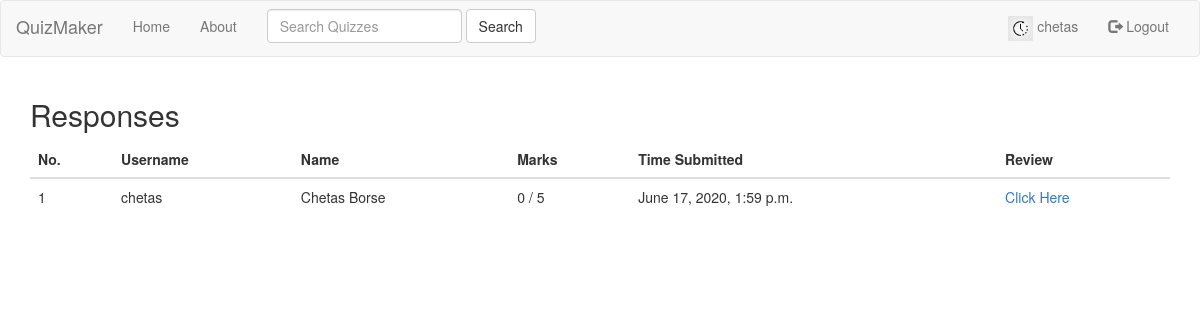
Page /response/8/ (signed in) on the committed database.
### users/models.py (models this page shows, shortened)
class Profile(models.Model):
    user = models.OneToOneField(User, on_delete=models.CASCADE)
    image = models.ImageField(default="default.jpg", upload_to='profile_pics')

### quiz/models.py (models this page shows)
class QuizAnswer(models.Model):
    quiz_no = models.IntegerField()
    questions = models.IntegerField(default=0)
    marks = models.IntegerField(default=0)
    total_marks = models.IntegerField(default=0)
    date_posted = models.DateTimeField(default=timezone.now)
    author = models.ForeignKey(User, on_delete=models.CASCADE, related_name="author")
    title = models.CharField(max_length=50, default='')
    host = models.ForeignKey(User, on_delete=models.CASCADE, related_name="host", default=None)

### users/views.py (the view)
# urls.py: path('response/<int:pk>/', user_views.responses, name='responses'),
def responses(request, pk):
    response = QuizAnswer.objects.filter(quiz_no=pk)
    context = {
        'title': 'Responses',
        'response': response
    }
    return render(request, 'users/responses.html', context)

### users/templates/users/responses.html
{% extends "quiz/base.html" %}
 {% block content %}
<div class="container">
  <h2>Responses</h2>
  <table class="table table-hover">
    <thead>
      <tr>
          <th>No.</th>
        <th>Username</th>
        <th>Name</th>
        <th>Marks</th>
          <th>Time Submitted</th>
          <th>Review</th>
      </tr>
    </thead>
    <tbody>
        {% for entry in response %}
          <tr>
              <td>{{ forloop.counter }}</td>
              <td>{{ entry.author }}</td>
            <td>{{ entry.author.first_name }} {{ entry.author.last_name }}</td>
            <td>{{ entry.marks }} / {{ entry.total_marks }}</td>
            <td>{{ entry.date_posted }}</td>
              <td><a href="{% url 'review' pk=entry.quiz_no authors=entry.pk%}">Click Here</a></td>
          </tr>
        {% endfor %}
    </tbody>
  </table>
</div>
{% endblock %}

### quiz/templates/quiz/base.html (shortened to what this page needs)
<!DOCTYPE html>
<html>
<head>
    <link rel="stylesheet" href="https://maxcdn.bootstrapcdn.com/bootstrap/3.4.1/css/bootstrap.min.css">
</head>
<body>
    <nav id="menu" class="navbar navbar-default">
      <div class="container-fluid">
        <div class="navbar-header">
          <a class="navbar-brand" href="{% url 'quiz-home' %}">QuizMaker</a>
        </div>
          <div class="collapse navbar-collapse" id="myNavbar">
            <ul class="nav navbar-nav" role="tablist">
              <li><a href="{% url 'quiz-home' %}">Home</a></li>
              <li><a href="{% url 'quiz-about' %}">About</a></li>
            </ul>
            <form class="navbar-form navbar-left" action="/searches" method="GET">
              <div class="form-group">
                <input type="text" class="form-control" placeholder="Search Quizzes" name="Search">
              </div>
              <button type="submit" class="btn btn-default">Search</button>
            </form>
              {% if user.is_authenticated %}
                <ul class="nav navbar-nav navbar-right">
                    <li><a href="{% url 'profile' %}"><img class="rounded-circle article-img" src="{{ request.user.profile.image.url }}" style="width:25px;"> {{request.user.username}}</a></li>
                    <li><a href="{% url 'logout' %}"><span class="glyphicon glyphicon-log-out"></span> Logout</a></li>
                </ul>
              {% else %}
                <ul class="nav navbar-nav navbar-right">
                  <li><a href="{% url 'register' %}"><span class="glyphicon glyphicon-user"></span> Sign Up</a></li>
                  <li><a href="{% url 'login' %}"><span class="glyphicon glyphicon-log-in"></span> Login</a></li>
                </ul>
              {% endif %}
          </div>
      </div>
    </nav>
    <div class="row">
        <div class="col-sm-3 "></div>
        <div class="col-sm-6 ">
        </div>
        <div class="col-sm-3 "></div>
    </div>
    {% block content %}
    {% endblock %}
</body>
</html>

### rows in the picture
QuizAnswer: author "chetas", author.first_name "Chetas", author.last_name "Borse", marks "0", total_marks "5", date_posted "June 17, 2020, 1:59 p.m."

### other values in the picture
{{ request.user.username }} "chetas"
